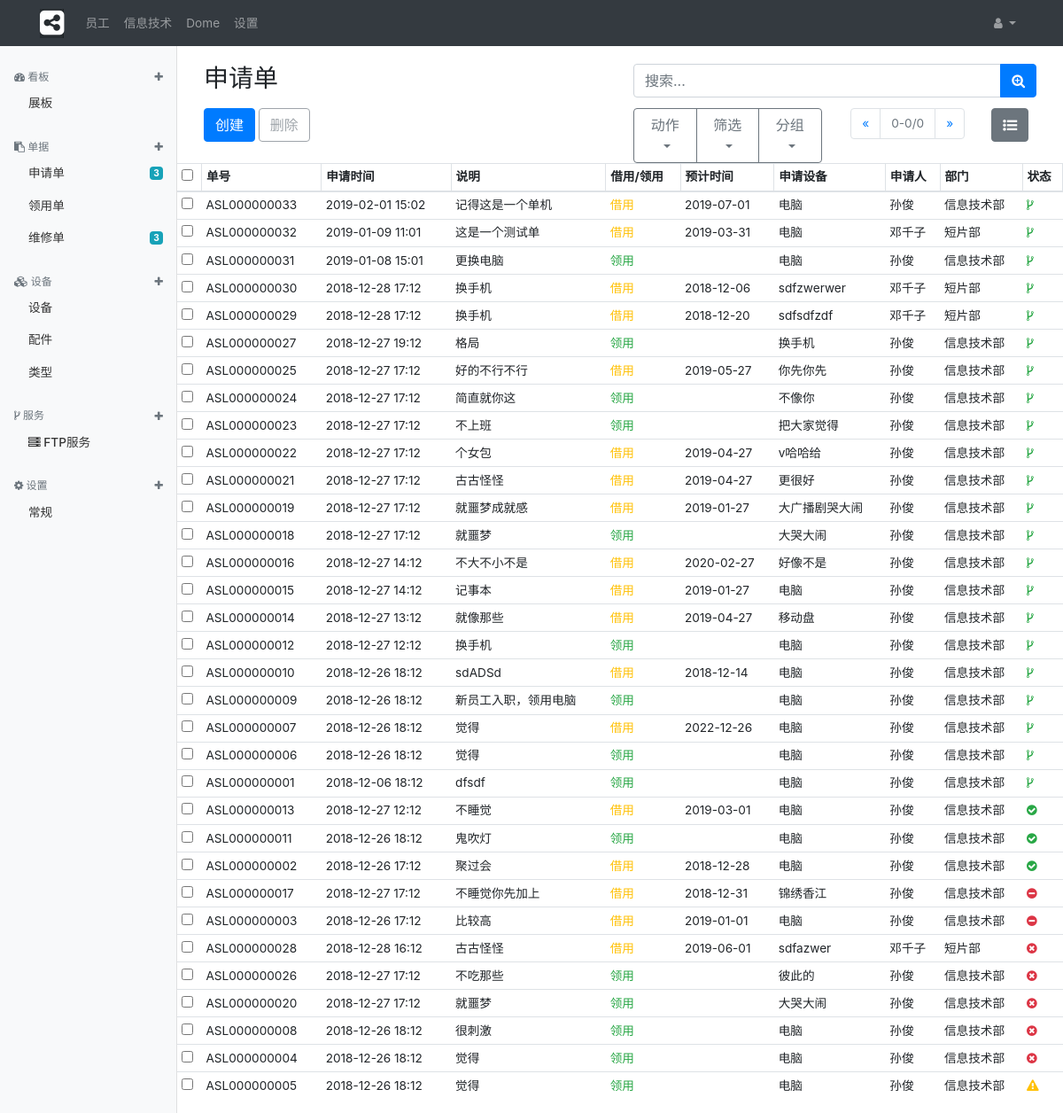
The page /applicant_list/ on the database its author committed.
### web/models.py (models this page shows)
class asset_application(models.Model):
    appltno = models.CharField(max_length=16,null=True, blank=True, verbose_name="申请单编号")
    appdate = models.DateTimeField(auto_now_add=True, verbose_name="申请时间")
    applicant = models.ForeignKey('hr_hr', null=True, blank=True, on_delete=models.SET_NULL, related_name='applicant', verbose_name='申请人')
    Explain = models.TextField(null=True, blank=True, verbose_name='说明')
    needasset = models.CharField(max_length=64, null=True, blank=True, verbose_name='需求')
    type = models.IntegerField(null=True, blank=True, verbose_name='借用/领用')
    backdate = models.DateTimeField(null=True, blank=True, verbose_name="预计时间")
    userhr = models.ForeignKey('hr_hr', null=True, blank=True, on_delete=models.SET_NULL, related_name='user', verbose_name='领用人' )
    status = models.IntegerField(default=0, verbose_name='流程状态')
    flow = models.IntegerField(default=0, verbose_name='流程模板号')
    active = models.BooleanField(default=True, verbose_name='有效的')
    class Meta:
        db_table = 'asset_application'

### web/views.py (the view)
# urls.py: path('applicant_list/', views.asset_applicant_list),
def asset_applicant_list(request):
    request.encoding = 'utf-8'
    context={}
    context['title']='申请单'
    ps = asset_application.objects.filter(active=True).values('appltno',
                                                              'appdate',
                                                              'applicant',
                                                              'applicant__name',
                                                              'applicant__employee_department__departmentid__name',
                                                              'Explain',
                                                              'needasset',
                                                              'type',
                                                              'backdate',
                                                              'status',
                                                              'flow',
                                                              'active').order_by('status','-appdate')
    print(ps.count())
    s = []
    for t in list(ps):
        if t['type']:
            if t['type'] == 1:
                t['type'] = '<span class="text-success">领用</span>'
            if t['type'] == 2:
                t['type'] = '<span class="text-warning">借用</span>'
        if t['status']:
            if t['status']:
                t['statusstr'] = status(t['status'], 11)
        s.append(t)
    context['context'] = s
    return render(request, 'asset_applicant_list.html', context)

### templates/asset_applicant_list.html (shortened to what this page needs)
{% extends "base.html" %}
{% block mainbody %}
    <div class="container-fluid">
        <div class="row">
            <div class="col-2 border-right">
                {% include 'asset_menu_side_sub.html' %}
            </div>
            <div class="col-10">
                <div class="container-fluid" id="panl">
                    <div class="row mt-2">
                        <h3 class="col-sm-6">{{ title }}</h3>
                        <div class="col-sm-6">
                            <div class="input-group">
                                <input type="text" list="typesch" class="form-control" id="search-input" name="search-input" placeholder="搜索...">
                                <div class="input-group-append">
                                    <button class="btn btn-primary" type="button" id="search-btn"><i class="fa fa-search-plus fa-1x"></i></button>
                                </div>
                            </div>
                        </div>
                    </div>
                    <div class="row mt-2">
                        <div class="col-sm-6">
                            <button type="button" class="btn btn-primary" data-toggle="create">创建</button>
                            <button type="button" class="btn btn-outline-secondary disabled" data-toggle="del">删除</button>
                        </div>
                        <div class="col-sm-3">
                            <div class="btn-group">
                                <div class="btn-group dropdown">
                                    <button type="button" class="btn btn-outline-secondary dropdown-toggle" data-toggle="dropdown">
                                        动作
                                    </button>
                                </div>
                                <div class="btn-group dropdown">
                                    <button type="button" class="btn btn-outline-secondary dropdown-toggle" data-toggle="dropdown">
                                        筛选
                                    </button>
                                </div>
                                <div class="btn-group dropdown">
                                    <button type="button" class="btn btn-outline-secondary dropdown-toggle" data-toggle="dropdown">
                                        分组
                                    </button>
                                </div>
                            </div>
                        </div>
                        <div class="col-2">
                            {% include 'navigation_range.html' %}
                        </div>
                        <div class="col-1">
                            <div class="btn-group btn-group-toggle" data-toggle="buttons" id="viewtype">
                                <label class="btn btn-outline-secondary active">
                                    <input type="radio" name="listoptions" id="list" autocomplete="off" checked><i class="fa fa-list-ul fa-1x"></i>
                                </label>
                            </div>
                        </div>
                    </div>
                </div>
                <div class="row">
                    <table class="table table-sm table-hover table-responsive-sm">
                        <thead>
                            <tr>
                                <th class="border-right"><label class="sr-only" for="selall">selall</label><input type="checkbox" name="selall" id="selall" value="0" /></th>
                                <th class="border-right" data-id="appltno">单号</th>
                                <th class="border-right" data-id="appdate">申请时间</th>
                                <th class="border-right" data-id="Explain">说明</th>
                                <th class="border-right" data-id="type">借用/领用</th>
                                <th class="border-right" data-id="backdate">预计时间</th>
                                <th class="border-right" data-id="needasset">申请设备</th>
                                <th class="border-right" data-id="applicant">申请人</th>
                                <th class="border-right" data-id="applicant">部门</th>
                                <th class="border-right" data-id="status">状态</th>
                            </tr>
                        </thead>
                        <tbody>
                            {% for item in context %}
                                {% if item.user__name and item.user__active == 0 %}
                                <tr class="listitem text-danger">
                                {% else %}
                                <tr class="listitem">
                                {% endif %}
                                    <td><input type="checkbox" name="selitem" value="{{ item.id }}"></td>
                                    <td>{{ item.appltno| safe }}</td>
                                    <td>{{ item.appdate |date:'Y-m-d H:m'}}</td>
                                    <td>{{ item.Explain }}</td>
                                    <td>{{ item.type |safe }}</td>
                                    <td>{{ item.backdate |date:'Y-m-d'}}</td>
                                    <td>{{ item.needasset|default:'' }}</td>
                                    <td>{{ item.applicant__name| default:"" }}</td>
                                    <td>{{ item.applicant__employee_department__departmentid__name| default:"" }}</td>
                                    <td>{{ item.statusstr |safe }}</td>
                                </tr>
                            {% empty %}
                                <tr>
                                    <td colspan="10" style="text-align: center;">(暂无数据)</td>
                                </tr>
                            {% endfor %}
                        </tbody>
                    </table>
                </div>
            </div>
        </div>
    </div>
{% endblock %}

### static/css/dashboard.css (style rules this page uses)
body { font-size: .875rem; }

### static/css/base.css (style rules this page uses)
body { padding-top:64px; font-size: 0.853rem; }

### rows shown on the page
asset_application: appltno "ASL000000033", appdate "2019-02-01 15:02", Explain "记得这是一个单机", type "借用", backdate "2019-07-01", needasset "电脑", applicant__name "孙俊", applicant__employee_department__departmentid__name "信息技术部"
asset_application: appltno "ASL000000032", appdate "2019-01-09 11:01", Explain "这是一个测试单", type "借用", backdate "2019-03-31", needasset "电脑", applicant__name "邓千子", applicant__employee_department__departmentid__name "短片部"
asset_application: appltno "ASL000000031", appdate "2019-01-08 15:01", Explain "更换电脑", type "领用", needasset "电脑", applicant__name "孙俊", applicant__employee_department__departmentid__name "信息技术部"
asset_application: appltno "ASL000000030", appdate "2018-12-28 17:12", Explain "换手机", type "借用", backdate "2018-12-06", needasset "sdfzwerwer", applicant__name "邓千子", applicant__employee_department__departmentid__name "短片部"
asset_application: appltno "ASL000000029", appdate "2018-12-28 17:12", Explain "换手机", type "借用", backdate "2018-12-20", needasset "sdfsdfzdf", applicant__name "邓千子", applicant__employee_department__departmentid__name "短片部"
asset_application: appltno "ASL000000027", appdate "2018-12-27 19:12", Explain "格局", type "领用", needasset "换手机", applicant__name "孙俊", applicant__employee_department__departmentid__name "信息技术部"
asset_application: appltno "ASL000000025", appdate "2018-12-27 17:12", Explain "好的不行不行", type "借用", backdate "2019-05-27", needasset "你先你先", applicant__name "孙俊", applicant__employee_department__departmentid__name "信息技术部"
asset_application: appltno "ASL000000024", appdate "2018-12-27 17:12", Explain "简直就你这", type "领用", needasset "不像你", applicant__name "孙俊", applicant__employee_department__departmentid__name "信息技术部"
asset_application: appltno "ASL000000023", appdate "2018-12-27 17:12", Explain "不上班", type "领用", needasset "把大家觉得", applicant__name "孙俊", applicant__employee_department__departmentid__name "信息技术部"
asset_application: appltno "ASL000000022", appdate "2018-12-27 17:12", Explain "个女包", type "借用", backdate "2019-04-27", needasset "v哈哈给", applicant__name "孙俊", applicant__employee_department__departmentid__name "信息技术部"
asset_application: appltno "ASL000000021", appdate "2018-12-27 17:12", Explain "古古怪怪", type "借用", backdate "2019-04-27", needasset "更很好", applicant__name "孙俊", applicant__employee_department__departmentid__name "信息技术部"
asset_application: appltno "ASL000000019", appdate "2018-12-27 17:12", Explain "就噩梦成就感", type "借用", backdate "2019-01-27", needasset "大广播剧哭大闹", applicant__name "孙俊", applicant__employee_department__departmentid__name "信息技术部"
asset_application: appltno "ASL000000018", appdate "2018-12-27 17:12", Explain "就噩梦", type "领用", needasset "大哭大闹", applicant__name "孙俊", applicant__employee_department__departmentid__name "信息技术部"
asset_application: appltno "ASL000000016", appdate "2018-12-27 14:12", Explain "不大不小不是", type "借用", backdate "2020-02-27", needasset "好像不是", applicant__name "孙俊", applicant__employee_department__departmentid__name "信息技术部"
asset_application: appltno "ASL000000015", appdate "2018-12-27 14:12", Explain "记事本", type "借用", backdate "2019-01-27", needasset "电脑", applicant__name "孙俊", applicant__employee_department__departmentid__name "信息技术部"
asset_application: appltno "ASL000000014", appdate "2018-12-27 13:12", Explain "就像那些", type "借用", backdate "2019-04-27", needasset "移动盘", applicant__name "孙俊", applicant__employee_department__departmentid__name "信息技术部"
asset_application: appltno "ASL000000012", appdate "2018-12-27 12:12", Explain "换手机", type "领用", needasset "电脑", applicant__name "孙俊", applicant__employee_department__departmentid__name "信息技术部"
asset_application: appltno "ASL000000010", appdate "2018-12-26 18:12", Explain "sdADSd", type "借用", backdate "2018-12-14", needasset "电脑", applicant__name "孙俊", applicant__employee_department__departmentid__name "信息技术部"
asset_application: appltno "ASL000000009", appdate "2018-12-26 18:12", Explain "新员工入职，领用电脑", type "领用", needasset "电脑", applicant__name "孙俊", applicant__employee_department__departmentid__name "信息技术部"
asset_application: appltno "ASL000000007", appdate "2018-12-26 18:12", Explain "觉得", type "借用", backdate "2022-12-26", needasset "电脑", applicant__name "孙俊", applicant__employee_department__departmentid__name "信息技术部"
asset_application: appltno "ASL000000006", appdate "2018-12-26 18:12", Explain "觉得", type "领用", needasset "电脑", applicant__name "孙俊", applicant__employee_department__departmentid__name "信息技术部"
asset_application: appltno "ASL000000001", appdate "2018-12-06 18:12", Explain "dfsdf", type "领用", needasset "电脑", applicant__name "孙俊", applicant__employee_department__departmentid__name "信息技术部"
asset_application: appltno "ASL000000013", appdate "2018-12-27 12:12", Explain "不睡觉", type "借用", backdate "2019-03-01", needasset "电脑", applicant__name "孙俊", applicant__employee_department__departmentid__name "信息技术部"
asset_application: appltno "ASL000000011", appdate "2018-12-26 18:12", Explain "鬼吹灯", type "领用", needasset "电脑", applicant__name "孙俊", applicant__employee_department__departmentid__name "信息技术部"
asset_application: appltno "ASL000000002", appdate "2018-12-26 17:12", Explain "聚过会", type "借用", backdate "2018-12-28", needasset "电脑", applicant__name "孙俊", applicant__employee_department__departmentid__name "信息技术部"
asset_application: appltno "ASL000000017", appdate "2018-12-27 17:12", Explain "不睡觉你先加上", type "借用", backdate "2018-12-31", needasset "锦绣香江", applicant__name "孙俊", applicant__employee_department__departmentid__name "信息技术部"
asset_application: appltno "ASL000000003", appdate "2018-12-26 17:12", Explain "比较高", type "借用", backdate "2019-01-01", needasset "电脑", applicant__name "孙俊", applicant__employee_department__departmentid__name "信息技术部"
asset_application: appltno "ASL000000028", appdate "2018-12-28 16:12", Explain "古古怪怪", type "借用", backdate "2019-06-01", needasset "sdfazwer", applicant__name "邓千子", applicant__employee_department__departmentid__name "短片部"
asset_application: appltno "ASL000000026", appdate "2018-12-27 17:12", Explain "不吃那些", type "领用", needasset "彼此的", applicant__name "孙俊", applicant__employee_department__departmentid__name "信息技术部"
asset_application: appltno "ASL000000020", appdate "2018-12-27 17:12", Explain "就噩梦", type "领用", needasset "大哭大闹", applicant__name "孙俊", applicant__employee_department__departmentid__name "信息技术部"
asset_application: appltno "ASL000000008", appdate "2018-12-26 18:12", Explain "很刺激", type "领用", needasset "电脑", applicant__name "孙俊", applicant__employee_department__departmentid__name "信息技术部"
asset_application: appltno "ASL000000004", appdate "2018-12-26 18:12", Explain "觉得", type "领用", needasset "电脑", applicant__name "孙俊", applicant__employee_department__departmentid__name "信息技术部"
asset_application: appltno "ASL000000005", appdate "2018-12-26 18:12", Explain "觉得", type "领用", needasset "电脑", applicant__name "孙俊", applicant__employee_department__departmentid__name "信息技术部"

### other values the page prints
{{ title }} "申请单"
{{ fpk|default:0 }} "0"
{{ tpk|default:0 }} "0"
{{ spk|default:0 }} "0"
